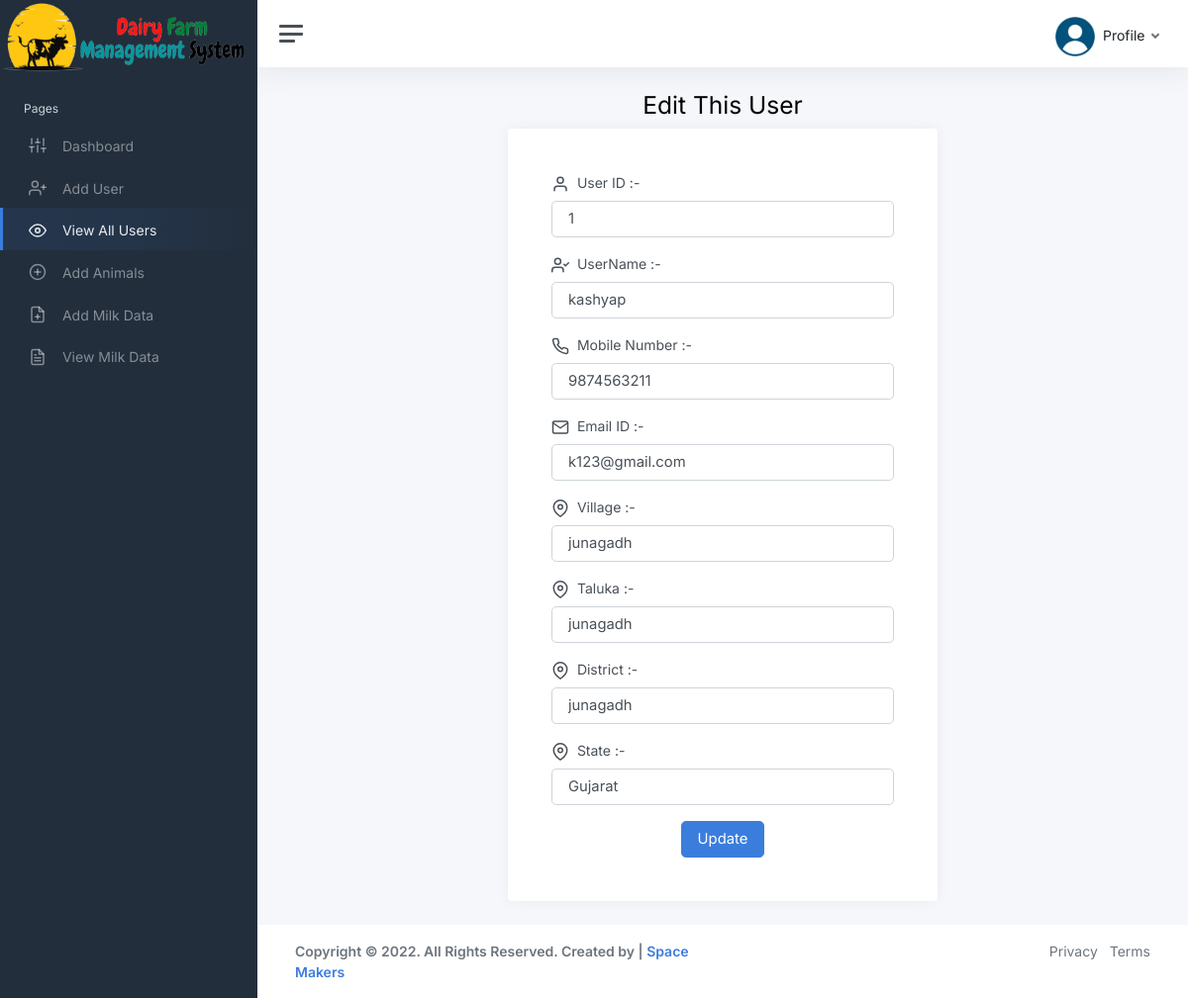
The app's page /d_attendent/edit.php?uid=1 with its own data.
### tables this page shows
CREATE TABLE `user` (
  `user_id` int(20) NOT NULL,
  `role` enum('Admin','dairy attendent','user') NOT NULL,
  `user_name` varchar(20) NOT NULL,
  `password` varchar(20) NOT NULL,
  `mobile_no` bigint(11) NOT NULL,
  `email` varchar(255) NOT NULL,
  `village` varchar(20) NOT NULL,
  `taluka` varchar(20) NOT NULL,
  `district` varchar(20) NOT NULL,
  `state` varchar(20) NOT NULL
);

### d_attendent/edit.php (the view, shortened to what this page needs)
<?php
include 'Database.php';
$user_id=$_GET['uid'];
$query="SELECT * from user where user_id=$user_id ";
$data= mysqli_query($connect,$query);
$result= mysqli_fetch_assoc($data);
?>
<!DOCTYPE html>
<html lang="en">
<head>
	<link href="https://cdn.jsdelivr.net/npm/bootstrap@5.2.0/dist/css/bootstrap.min.css" rel="stylesheet">
	<link href="css/app.css" rel="stylesheet">
</head>
<body>
<?php
include "sidebar/view_all_users.php"
?>
<?php
include "header.php"
?>
				<main class="d-flex w-1000">
		<div class="container d-flex flex-column">
			<div class="row vh-1000">
				<div class="col-sm-10 col-md-8 col-lg-6 mx-auto d-table h-100">
					<div class="d-table-cell align-left">
						<div class="text-center mt-4">
							<h1 class="h2">Edit This User</h1>
						</div>
						<div class="card">
							<div class="card-body">
								<div class="m-sm-4">
									<form method="post" action="">
									<div class="mb-3">
										<i data-feather="user"></i>&nbsp;&nbsp;<label class="form-label">User ID :-</label>
											<input class="form-control form-control-lg" type="text" value="<?php echo $result['user_id']; ?>" name="user_id" required />
										</div>
										<div class="mb-3">
										<i data-feather="user-check"></i>&nbsp;&nbsp;<label class="form-label">UserName :-</label>
											<input class="form-control form-control-lg" type="text" value="<?php echo $result['user_name'] ?>" name="user_name" required />
										</div>
										<div class="mb-3">
										<i data-feather="phone"></i>&nbsp;&nbsp;<label class="form-label">Mobile Number :-</label>
											<input class="form-control form-control-lg" type="number" oninput="javascript: if (this.value.length > this.maxLength) this.value = this.value.slice(0, this.maxLength);" maxlength=10 value="<?php echo $result['mobile_no'] ?>" name="mobile_no" required>
                            			</div>
										<div class="mb-3">
										<i data-feather="mail"></i>&nbsp;&nbsp;<label class="form-label">Email ID :-</label>
											<input class="form-control form-control-lg" type="email" value="<?php echo $result['email'] ?>" name="email" required/>
										</div>
										<div class="mb-3">
										<i data-feather="map-pin"></i>&nbsp;&nbsp;<label class="form-label">Village :-</label>
											<input class="form-control form-control-lg" type="text" value="<?php echo $result['village'] ?>" name="village" required/>
										</div>
										<div class="mb-3">
										<i data-feather="map-pin"></i>&nbsp;&nbsp;<label class="form-label">Taluka :-</label>
											<input class="form-control form-control-lg" type="text" value="<?php echo $result['taluka'] ?>" name="taluka" required/>
										</div>
										<div class="mb-3">
										<i data-feather="map-pin"></i>&nbsp;&nbsp;<label class="form-label">District :-</label>
											<input class="form-control form-control-lg" type="text" value="<?php echo $result['district'] ?>" name="district" required/>
										</div>
										<div class="mb-3">
										<i data-feather="map-pin"></i>&nbsp;&nbsp;<label class="form-label">State :-</label>
											<input class="form-control form-control-lg" type="text" value="<?php echo $result['state'] ?>" name="state" required/>
										</div>
										<div class="text-center mt-3">
											 <button type="submit" name="Update" class="btn btn-lg btn-primary">Update</button>
										</div>
									</form>
								</div>
							</div>
						</div>
					</div>
				</div>
			</div>
		</div>
	</main>
<?php
include "footer.php"
?>
</body>
</html>

### records on screen
user: user_id "1", user_name "kashyap", mobile_no "9874563211", email "k123@gmail.com", village "junagadh", taluka "junagadh", district "junagadh", state "Gujarat"
